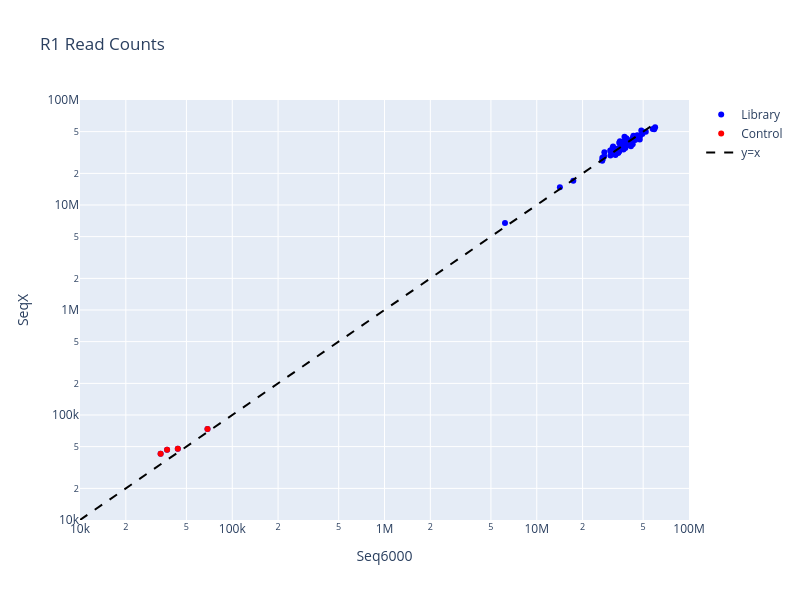
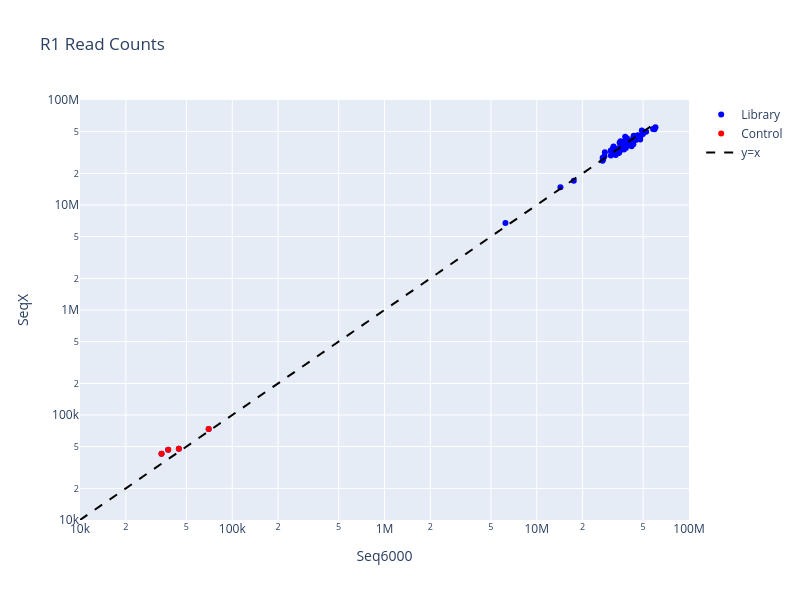
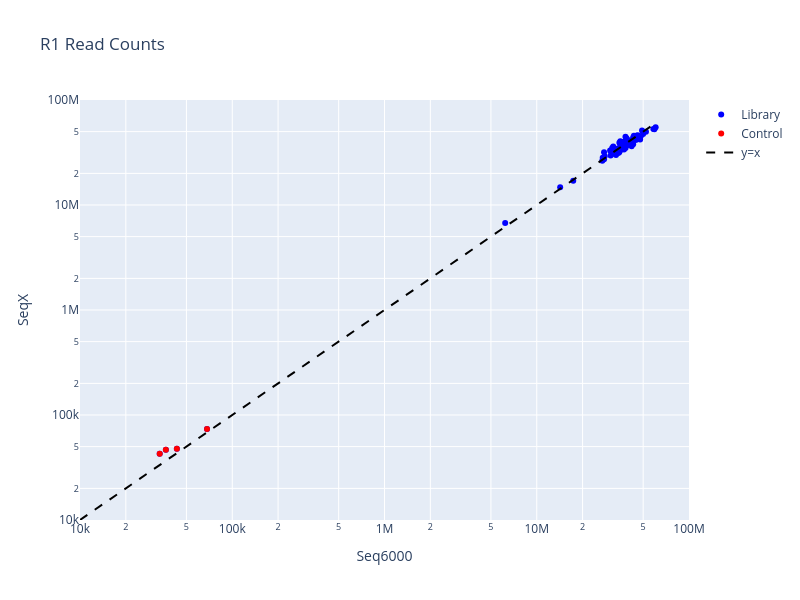
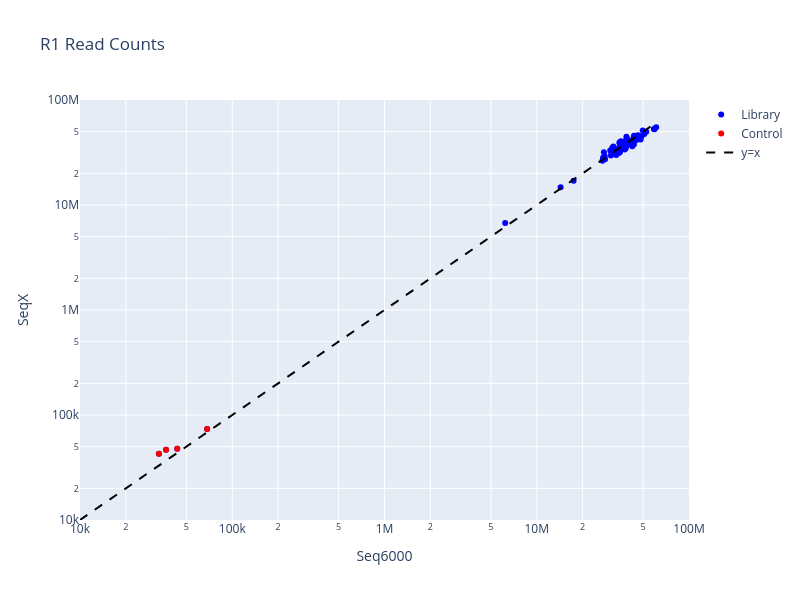

The code cell stored with these charts, in order, in its notebook:
### Markdown cell above
Read counts with controls (Lane 4 has 1 more control than all the other lanes so that control is not included)

### Code cell
import plotly.graph_objects as go

def scatter_plot_plotly_log_range_identity_line(full_dataset, protocol, value_column, lane):
    if protocol == "Single":
        filter = full_dataset["Protocol"] == "Single"
    
    elif protocol == "Double":
        filter = full_dataset["Protocol"] == "Double"
    
    elif protocol == "Both":
        filter = (full_dataset["Protocol"] == "Single") | (full_dataset["Protocol"] == "Double")
        
    else:
        raise Exception("Invalid protocol")
    
    full_dataset = full_dataset[filter]
    
    if lane != 'L004':  
        data_ns6 = full_dataset[(full_dataset["Platform"] == "NovaSeq6") & (full_dataset["Read Type"] == "R1") 
                                        & (full_dataset["Lane"] == lane)
                                        & (full_dataset["library_id"] != 'LV7009026461')]
        data_nsX = full_dataset[(full_dataset["Platform"] == "NovaSeqX") & (full_dataset["Read Type"] == "R1") & (full_dataset["Lane"] == "L005")
                                & (full_dataset["library_id"] != 'LV7009026461')]
    else:
        data_ns6 = full_dataset[(full_dataset["Platform"] == "NovaSeq6") & (full_dataset["Read Type"] == "R1") & (full_dataset["Lane"] == lane)]
        data_nsX = full_dataset[(full_dataset["Platform"] == "NovaSeqX") & (full_dataset["Read Type"] == "R1") & (full_dataset["Lane"] == "L005")]
    
    # Get the x and y values
    x = data_nsX[["library_id", value_column]].groupby("library_id").sum().reset_index().sort_values("library_id")[value_column]
    y = data_ns6[["library_id", value_column]].groupby("library_id").sum().reset_index().sort_values("library_id")[value_column]

    # Filter red points (where Control is not NaN)
    red_points = full_dataset[~full_dataset["Control"].isna()]
    
    if lane != 'L004':  
        data_ns6_red = red_points[(red_points["Platform"] == "NovaSeq6") & (red_points["Read Type"] == "R1") 
                                        & (red_points["Lane"] == lane)
                                        & (red_points["library_id"] != 'LV7009026461')]
        data_nsX_red = red_points[(red_points["Platform"] == "NovaSeqX") & (red_points["Read Type"] == "R1") & (red_points["Lane"] == "L005")
                                  & (red_points["library_id"] != 'LV7009026461')]
    else:
        data_ns6_red = red_points[(red_points["Platform"] == "NovaSeq6") & (red_points["Read Type"] == "R1") & (red_points["Lane"] == lane)]
        data_nsX_red = red_points[(red_points["Platform"] == "NovaSeqX") & (red_points["Read Type"] == "R1") & (red_points["Lane"] == "L005")]

    x_red = data_nsX_red[["library_id", value_column]].groupby("library_id").sum().reset_index().sort_values("library_id")[value_column]
    y_red = data_ns6_red[["library_id", value_column]].groupby("library_id").sum().reset_index().sort_values("library_id")[value_column]
    
    # Create Plotly figure
    fig = go.Figure()

    # Add blue points for non-Red points (Library)
    fig.add_trace(
        go.Scatter(
            x=y,
            y=x,
            mode='markers',
            marker=dict(color='blue'),
            name='Library'
        )
    )

    # Add red points for Control rows
    fig.add_trace(
        go.Scatter(
            x=y_red,
            y=x_red,
            mode='markers',
            marker=dict(color='red'),
            name='Control'
        )
    )

    # Add identity line (y = x) 
    # Create a line for the identity line. Use the minimum and maximum values for x and y
    fig.add_trace(
        go.Scatter(
            x=[0, max(x.max(), y.max())],
            y=[0, max(x.max(), y.max())],
            mode='lines',
            line=dict(color='black', dash='dash'),
            name="y=x"
        )
    )

    # Customize the layout to use log scale and set custom range for both axes
    fig.update_layout(
        title='R1 Read Counts',
        xaxis_title="Seq6000",
        yaxis_title="SeqX",
        showlegend=True,
        width=800,
        height=600,
        xaxis=dict(
            type='log', 
            range=[4, 8],  # Set the range for the x-axis (log scale)
        ),
        yaxis=dict(
            type='log', 
            range=[4, 8],  # Set the range for the y-axis (log scale)
        )
    )

    # Show the plot
    fig.show()
    
    
for lane in ['L001', 'L002', 'L003', 'L004']:

    # Example usage
    scatter_plot_plotly_log_range_identity_line(all_multiqc_data, "Double", "fastqc_raw__Total Sequences", lane=lane)

### Figure 1 — Plotly figure (JSON) as saved in the notebook; plotly's stock layout.template omitted (floating-point values rounded to 4 significant figures)
{"data": [{"marker": {"color": "blue"}, "mode": "markers", "name": "Library", "type": "scatter", "x": [39176738, 33845, 42681345, 41568567, 36950082, 38817887, 30665419, 30488967, 26916540, 43154843, 41116296, 47642739, 59896708, 37141610, 35325031, 68778, 45911973, 44802733, 41858585, 37854630, 37784365, 38755091, 57788094, 48604126, 17382593, 52029735, 27721247, 34812306, 31921465, 34263155, 35201277, 37686678, 49369072, 6186136, 59094557, 39060119, 36479053, 42804982, 34339053, 38177312, 44104190, 30373153, 40542824, 14191076, 34756644, 38852576, 39468388, 26965872, 36512224, 32883113, 27795787, 45009438, 43893985, 31712366, 34795011, 42061887, 41764453, 32883609, 44308631, 31455579, 35408304, 40523620, 36085304, 38847780, 43893, 36538174, 37581843, 31407630, 47489418, 37321, 39861749, 45001692, 43903436, 27101371, 33293623], "y": [42177203, 42867, 37820079, 36202092, 38433530, 36965497, 32290846, 29586500, 26344436, 45595184, 40738973, 45127638, 55151979, 33821277, 37328946, 73717, 46137600, 43505087, 39107301, 40363601, 36176659, 43124594, 52844739, 51178005, 17033132, 49859014, 29164568, 32363923, 30695280, 31196039, 40493575, 44552434, 47530298, 6723740, 52764978, 39365070, 34588794, 43910332, 31852354, 34824901, 42791211, 33046380, 38071651, 14770783, 34008333, 41016850, 37674698, 28217442, 36224203, 33397726, 31727531, 43112472, 43707188, 36076548, 39125570, 40697114, 39193737, 29902913, 41582893, 34984140, 34685852, 40914963, 39842182, 38657990, 47592, 36986627, 39122892, 33327398, 42091897, 46741, 39311766, 45762766, 44242720, 27227624, 34281087]}, {"marker": {"color": "red"}, "mode": "markers", "name": "Control", "type": "scatter", "x": [33845, 68778, 43893, 37321], "y": [42867, 73717, 47592, 46741]}, {"line": {"color": "black", "dash": "dash"}, "mode": "lines", "name": "y=x", "type": "scatter", "x": [0, 59896708], "y": [0, 59896708]}], "layout": {"height": 600, "showlegend": true, "title": {"text": "R1 Read Counts"}, "width": 800, "xaxis": {"range": [4, 8], "title": {"text": "Seq6000"}, "type": "log"}, "yaxis": {"range": [4, 8], "title": {"text": "SeqX"}, "type": "log"}}}

### Figure 2 — Plotly figure (JSON) as saved in the notebook; plotly's stock layout.template omitted (floating-point values rounded to 4 significant figures)
{"data": [{"marker": {"color": "blue"}, "mode": "markers", "name": "Library", "type": "scatter", "x": [39486762, 34310, 43080835, 41953932, 37235218, 39051929, 30820471, 30675384, 27057070, 43348558, 41428793, 48052480, 60217262, 37409854, 35517737, 70009, 46215395, 45108214, 42072436, 38072664, 38206443, 39048233, 58066103, 48988270, 17505105, 52288995, 27845462, 35005213, 32052758, 34585841, 35508887, 38080222, 49841961, 6227832, 59363323, 39353889, 36673366, 43132860, 34741963, 38503290, 44437381, 30631619, 40806124, 14305531, 35004827, 39154517, 39743945, 27096222, 36695203, 33105537, 28011145, 45294011, 44138951, 31944036, 35021120, 42294777, 41932868, 33012219, 44757905, 31733561, 35645260, 40756267, 36327484, 38980329, 44601, 36683123, 37849172, 31671557, 47813585, 37962, 40175053, 45355390, 44224909, 27296627, 33545719], "y": [42177203, 42867, 37820079, 36202092, 38433530, 36965497, 32290846, 29586500, 26344436, 45595184, 40738973, 45127638, 55151979, 33821277, 37328946, 73717, 46137600, 43505087, 39107301, 40363601, 36176659, 43124594, 52844739, 51178005, 17033132, 49859014, 29164568, 32363923, 30695280, 31196039, 40493575, 44552434, 47530298, 6723740, 52764978, 39365070, 34588794, 43910332, 31852354, 34824901, 42791211, 33046380, 38071651, 14770783, 34008333, 41016850, 37674698, 28217442, 36224203, 33397726, 31727531, 43112472, 43707188, 36076548, 39125570, 40697114, 39193737, 29902913, 41582893, 34984140, 34685852, 40914963, 39842182, 38657990, 47592, 36986627, 39122892, 33327398, 42091897, 46741, 39311766, 45762766, 44242720, 27227624, 34281087]}, {"marker": {"color": "red"}, "mode": "markers", "name": "Control", "type": "scatter", "x": [34310, 70009, 44601, 37962], "y": [42867, 73717, 47592, 46741]}, {"line": {"color": "black", "dash": "dash"}, "mode": "lines", "name": "y=x", "type": "scatter", "x": [0, 60217262], "y": [0, 60217262]}], "layout": {"height": 600, "showlegend": true, "title": {"text": "R1 Read Counts"}, "width": 800, "xaxis": {"range": [4, 8], "title": {"text": "Seq6000"}, "type": "log"}, "yaxis": {"range": [4, 8], "title": {"text": "SeqX"}, "type": "log"}}}

### Figure 3 — Plotly figure (JSON) as saved in the notebook; plotly's stock layout.template omitted (floating-point values rounded to 4 significant figures)
{"data": [{"marker": {"color": "blue"}, "mode": "markers", "name": "Library", "type": "scatter", "x": [39169642, 33385, 42973944, 41980797, 36946146, 38931285, 30772886, 30563810, 26963867, 43475470, 41278314, 48187786, 60379922, 37426824, 35330865, 68265, 46077820, 44990020, 42041278, 38016604, 37975181, 38822427, 58344783, 49137104, 17363467, 52154266, 27928515, 35009444, 32113695, 34350575, 35377834, 38255591, 49981536, 6202953, 59281428, 39142824, 36841836, 42960719, 34807749, 38312667, 44443917, 30316404, 40860427, 14250447, 34813119, 39044034, 39714754, 27117980, 36706230, 32806782, 27671178, 45238220, 43946379, 31788804, 34887721, 42167771, 41996235, 33163362, 44727230, 31290199, 35688340, 40649320, 36201427, 39006559, 43273, 36685766, 37533714, 31342086, 47748190, 36644, 40167615, 45113080, 44259264, 27679117, 33469843], "y": [42177203, 42867, 37820079, 36202092, 38433530, 36965497, 32290846, 29586500, 26344436, 45595184, 40738973, 45127638, 55151979, 33821277, 37328946, 73717, 46137600, 43505087, 39107301, 40363601, 36176659, 43124594, 52844739, 51178005, 17033132, 49859014, 29164568, 32363923, 30695280, 31196039, 40493575, 44552434, 47530298, 6723740, 52764978, 39365070, 34588794, 43910332, 31852354, 34824901, 42791211, 33046380, 38071651, 14770783, 34008333, 41016850, 37674698, 28217442, 36224203, 33397726, 31727531, 43112472, 43707188, 36076548, 39125570, 40697114, 39193737, 29902913, 41582893, 34984140, 34685852, 40914963, 39842182, 38657990, 47592, 36986627, 39122892, 33327398, 42091897, 46741, 39311766, 45762766, 44242720, 27227624, 34281087]}, {"marker": {"color": "red"}, "mode": "markers", "name": "Control", "type": "scatter", "x": [33385, 68265, 43273, 36644], "y": [42867, 73717, 47592, 46741]}, {"line": {"color": "black", "dash": "dash"}, "mode": "lines", "name": "y=x", "type": "scatter", "x": [0, 60379922], "y": [0, 60379922]}], "layout": {"height": 600, "showlegend": true, "title": {"text": "R1 Read Counts"}, "width": 800, "xaxis": {"range": [4, 8], "title": {"text": "Seq6000"}, "type": "log"}, "yaxis": {"range": [4, 8], "title": {"text": "SeqX"}, "type": "log"}}}

### Figure 4 — Plotly figure (JSON) as saved in the notebook; plotly's stock layout.template omitted (floating-point values rounded to 4 significant figures)
{"data": [{"marker": {"color": "blue"}, "mode": "markers", "name": "Library", "type": "scatter", "x": [39411592, 32993, 43478772, 42419448, 37042126, 39006189, 30808352, 30683766, 27012792, 43504347, 41440406, 48770837, 60872926, 37859435, 35346536, 68393, 46328289, 45218150, 42167519, 38178785, 38297886, 38961900, 58748535, 49660353, 17450911, 52400074, 1, 27918511, 35231273, 32222151, 34639587, 35635845, 38816169, 50877001, 6204621, 59413506, 39293480, 37046119, 43269186, 35103283, 38480109, 44909597, 30397987, 41255114, 14347809, 34968353, 39181149, 39929623, 27237381, 36835754, 32817820, 27609349, 45503890, 44025552, 31863575, 34868467, 42382395, 42132291, 33284379, 45163235, 31298398, 35971706, 40721932, 36370824, 38996680, 43507, 36730320, 37703184, 31423980, 48103795, 36751, 40267601, 45311381, 44624995, 28088559, 33600913], "y": [42177203, 42867, 37820079, 36202092, 38433530, 36965497, 32290846, 29586500, 26344436, 45595184, 40738973, 45127638, 55151979, 33821277, 37328946, 73717, 46137600, 43505087, 39107301, 40363601, 36176659, 43124594, 52844739, 51178005, 17033132, 49859014, 0, 29164568, 32363923, 30695280, 31196039, 40493575, 44552434, 47530298, 6723740, 52764978, 39365070, 34588794, 43910332, 31852354, 34824901, 42791211, 33046380, 38071651, 14770783, 34008333, 41016850, 37674698, 28217442, 36224203, 33397726, 31727531, 43112472, 43707188, 36076548, 39125570, 40697114, 39193737, 29902913, 41582893, 34984140, 34685852, 40914963, 39842182, 38657990, 47592, 36986627, 39122892, 33327398, 42091897, 46741, 39311766, 45762766, 44242720, 27227624, 34281087]}, {"marker": {"color": "red"}, "mode": "markers", "name": "Control", "type": "scatter", "x": [32993, 68393, 1, 43507, 36751], "y": [42867, 73717, 0, 47592, 46741]}, {"line": {"color": "black", "dash": "dash"}, "mode": "lines", "name": "y=x", "type": "scatter", "x": [0, 60872926], "y": [0, 60872926]}], "layout": {"height": 600, "showlegend": true, "title": {"text": "R1 Read Counts"}, "width": 800, "xaxis": {"range": [4, 8], "title": {"text": "Seq6000"}, "type": "log"}, "yaxis": {"range": [4, 8], "title": {"text": "SeqX"}, "type": "log"}}}
